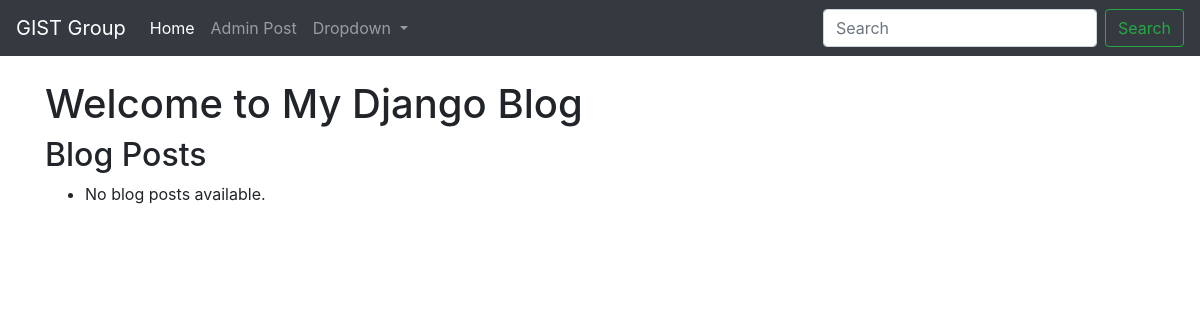
The page /blog/ on the database as committed earlier.
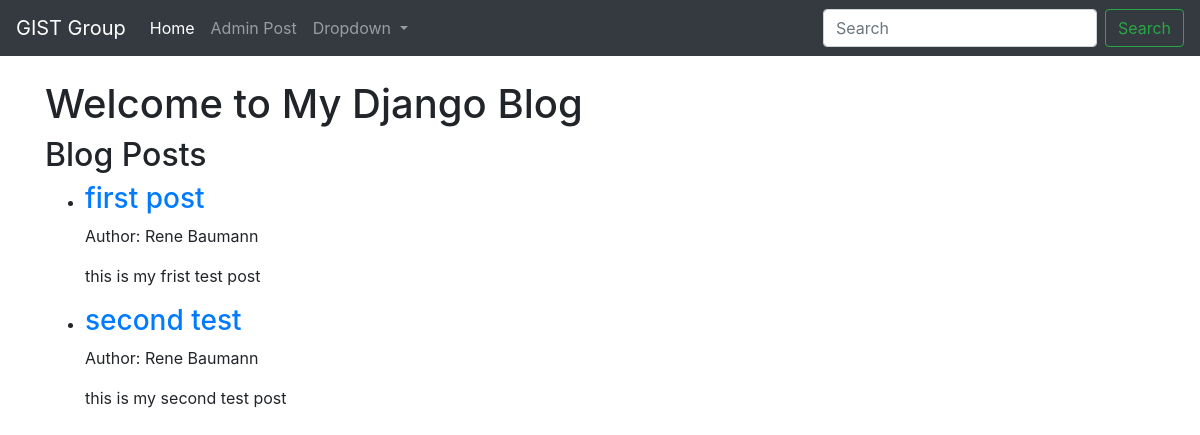
The same page on the database as committed later.
### blog/models.py (models this page shows, shortened)
class BlogPost(models.Model):
    title = models.CharField(max_length=200)
    content = models.TextField()
    author = models.ForeignKey(User, on_delete=models.CASCADE)  # ForeignKey relationship with User model

### blog/views.py (the view)
# urls.py: path('', BlogPostListView.as_view(), name='index'),
class BlogPostListView(ListView):
    model = BlogPost
    template_name = 'index.html'
    context_object_name = 'posts'

### blog/templates/index.html (shortened to what this page needs)
{% extends 'base.html' %}
{% block content %}
<!DOCTYPE html>
<html lang="en">
<head>
</head>
<body>
    <h1>Welcome to My Django Blog</h1>
    <h2>Blog Posts</h2>
    <ul>
        {% for post in posts %}
        <li>
            <h3><a href="{% url 'post_detail' pk=post.pk %}">{{ post.title }}</a></h3>
            <p>Author: {{ post.author.first_name }} {{ post.author.last_name }}</p>
            <p>{{ post.content }}</p>
        </li>
        {% empty %}
        <li>No blog posts available.</li>
        {% endfor %}
    </ul>
</body>
</html>
{% endblock %}

### blog/templates/base.html (shortened to what this page needs)
<!doctype html>
<html lang="en">
  <head>
    <link rel="stylesheet" href="https://cdn.jsdelivr.net/npm/bootstrap@4.4.1/dist/css/bootstrap.min.css">
  </head>
  <body>
    <nav class="navbar navbar-expand-lg navbar-dark bg-dark">
      <a class="navbar-brand" href="{% url 'index' %}">GIST Group</a>
      <div class="collapse navbar-collapse" id="navbarSupportedContent">
        <ul class="navbar-nav mr-auto">
          <li class="nav-item active">
            <a class="nav-link" href="#">Home <span class="sr-only">(current)</span></a>
          </li>
          <li class="nav-item">
            <a class="nav-link" href="{% url 'admin_post' %}">Admin Post</a>
          </li>
          <li class="nav-item dropdown">
            <a class="nav-link dropdown-toggle" href="#" id="navbarDropdown" role="button" data-toggle="dropdown" aria-haspopup="true" aria-expanded="false">
              Dropdown
            </a>
          </li>
        </ul>
        <form class="form-inline my-2 my-lg-0">
          <input class="form-control mr-sm-2" type="search" placeholder="Search" aria-label="Search">
          <button class="btn btn-outline-success my-2 my-sm-0" type="submit">Search</button>
        </form>
      </div>
    </nav>
    <br/>
    <div class="container">
    {% block content %}
    {% endblock %}
    </div>
  </body>
</html>

Rows that differ between the two databases and show on the page:
added BlogPost: title "first post", author.first_name "Rene", author.last_name "Baumann", content "this is my frist test post"
added BlogPost: title "second test", author.first_name "Rene", author.last_name "Baumann", content "this is my second test post"
Other text that changed with them:
text no longer shown: "No blog posts available."
